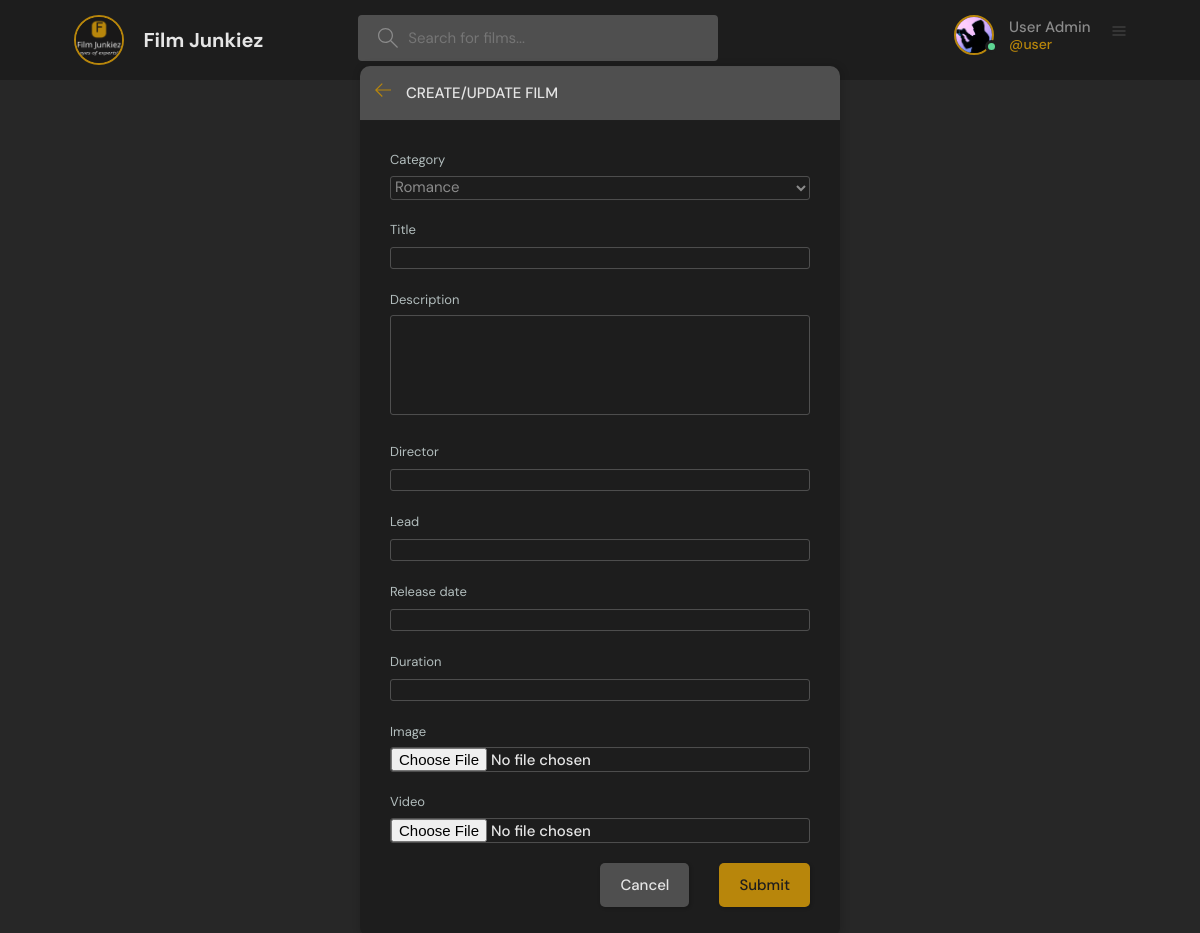
/create-film (signed in), run on the app's committed database.
### base/models.py (models this page shows, shortened)
class User(AbstractUser):
    name = models.CharField(max_length=200, null=True)
    email = models.EmailField(unique=True, null=True)
    bio = models.TextField(null=True)
    avatar = models.ImageField(null=True, default="avatar.svg")
    USERNAME_FIELD = 'email'
    REQUIRED_FIELDS = ['username']

### base/views.py (the view, shortened to what this page needs)
# urls.py: path("create-film", views.createFilm, name="create-film"),
@login_required(login_url="login")
@staff_required
def createFilm(request):
    form = FilmForm(request.POST, request.FILES)
    categories = Category.objects.all()
    context = {"form": form, "categories": categories}
    return render(request, "base/film_form.html", context)

### base/forms.py
class FilmForm(ModelForm):
    image = forms.ImageField(label="Image", required=False)
    class Meta:
        model = Film
        fields = "__all__"
        exclude = ["host", "participants", "average_rating", "category"]

### base/permissions.py (called while the page is built)
def staff_required(view_func):
    @wraps(view_func)
    def _wrapped_view(request, *args, **kwargs):
        if request.user.is_authenticated and request.user.is_staff:
            return view_func(request, *args, **kwargs)
        else:
            return HttpResponseForbidden("You don't have permission to create films.")
    return _wrapped_view

### base/templates/base/film_form.html (shortened to what this page needs)
{% extends "main.html" %}
{% block content %}
<main class="create-film layout">
  <div class="container">
    <div class="layout__box">
      <div class="layout__boxHeader">
        <div class="layout__boxTitle">
          <a href="{% url 'home' %}">
            <svg version="1.1" xmlns="http://www.w3.org/2000/svg" width="32" height="32" viewBox="0 0 32 32">
              <title>arrow-left</title>
              <path
                d="M13.723 2.286l-13.723 13.714 13.719 13.714 1.616-1.611-10.96-10.96h27.625v-2.286h-27.625l10.965-10.965-1.616-1.607z">
              </path>
            </svg>
          </a>
          <h3>Create/update Film</h3>
        </div>
      </div>
      <div class="layout__body">
          <form class="form" action="{% if film.id %}{% url 'update-film' pk=film.id %}{% else %}{% url 'create-film' %}{% endif %}" method="POST" enctype="multipart/form-data">
          <div class="form__group">
            <label for="{{ form.category.id_for_label }}">Category</label>
            <select name="category" id="{{ form.category.id_for_label }}">
                {% for category in categories %}
                    <option value="{{ category.title }}" {% if category.title == form.category.value|lower %}selected{% endif %}>
                        {{ category.title }}
                    </option>
                {% endfor %}
            </select>
        </div>
         {% for field in form %}
           {% if field.name != 'category' %}
             <div class="form__group">
               <label for="{{ field.id_for_label }}">{{ field.label }}</label>
               {{ field }}
             </div>
           {% endif %}
         {% endfor %}
         <div class="form__action">
           <a class="btn btn--dark" href="{% url 'home' %}">Cancel</a>
           <button class="btn btn--main" type="submit">Submit</button>
         </div>
       </form>
      </div>
    </div>
    </div>
</main>
{% endblock %}

### templates/navbar.html (shortened to what this page needs)
{% load static %}
<header class="header header--loggedIn">
    <div class="container">
      <a href="{% url 'home' %}" class="header__logo">
        <img src="{% static 'img/film_junkiez_logo.png' %}" alt="image logo">
        <h1>Film Junkiez</h1>
      </a>
      <form class="header__search" method="GET" action="{% url 'home' %}">
        <label>
          <input name="q" placeholder="Search for films..." />
        </label>
      </form>
      <nav class="header__menu">
        {% if request.user.is_authenticated %}
        <div class="header__user">
          <a href="{% url 'user-profile' user.id %}">
            <div class="avatar avatar--medium active">
              <img src="{{request.user.avatar.url}}" />
            </div>
            <p>{{request.user.name}} <span>@{{request.user.username}}</span></p>
          </a>
          <button class="dropdown-button">
            <svg version="1.1" xmlns="http://www.w3.org/2000/svg" width="32" height="32" viewBox="0 0 32 32">
              <title>More</title>
              <path d="M3 3h26v2h-26v-2zM3 11h26v2h-26v-2zM3 19h26v2h-26v-2z"></path>
            </svg>
          </button>
        </div>
        {% else %}
        <a href="{% url 'login' %}">
          <img src="{% static 'img/avatar.svg' %}" />
          <p>Login</p>
        </a>
        {% endif %}
      </nav>
    </div>
  </header>

### data on the page
User: user.avatar (placeholder picture), user.name "User Admin", user.username "user"

### other printed values
{{ field.label }} "Title" "Description" "Director" "Lead" "Release date" "Duration" "Image" "Video"
form field category "Romance"
